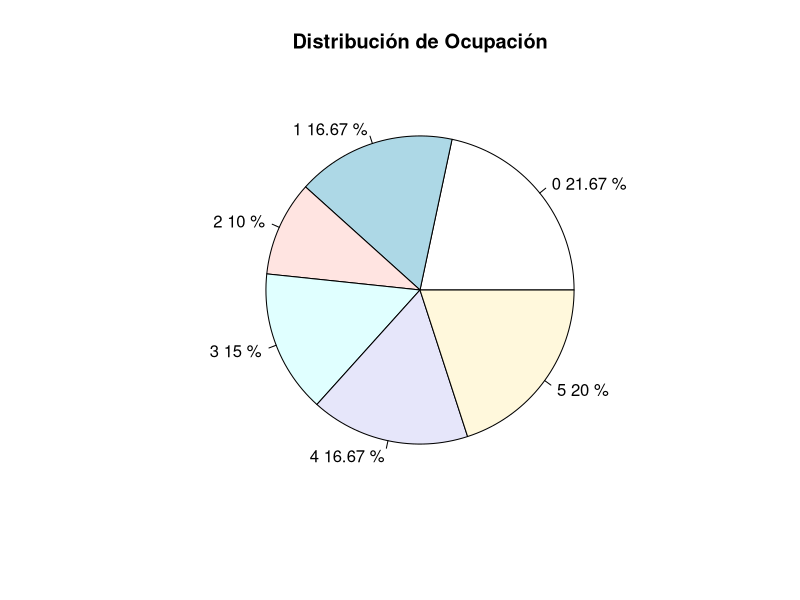
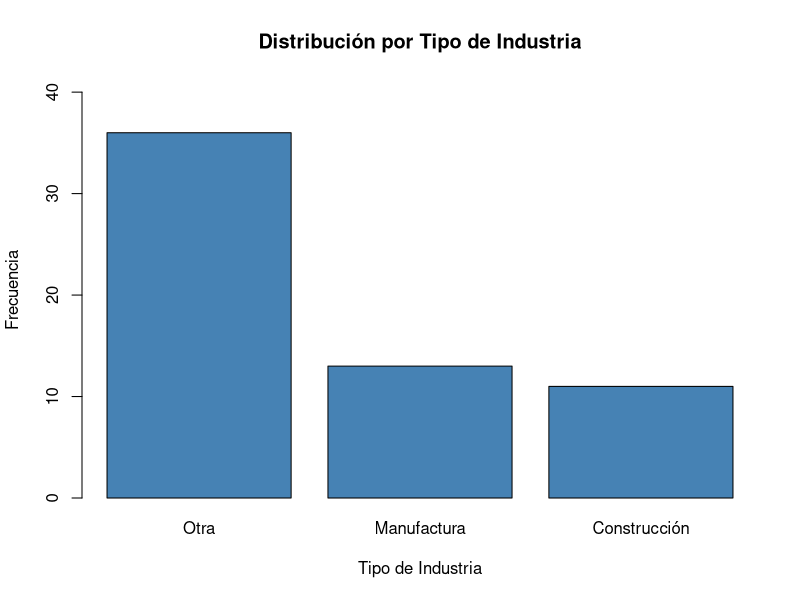
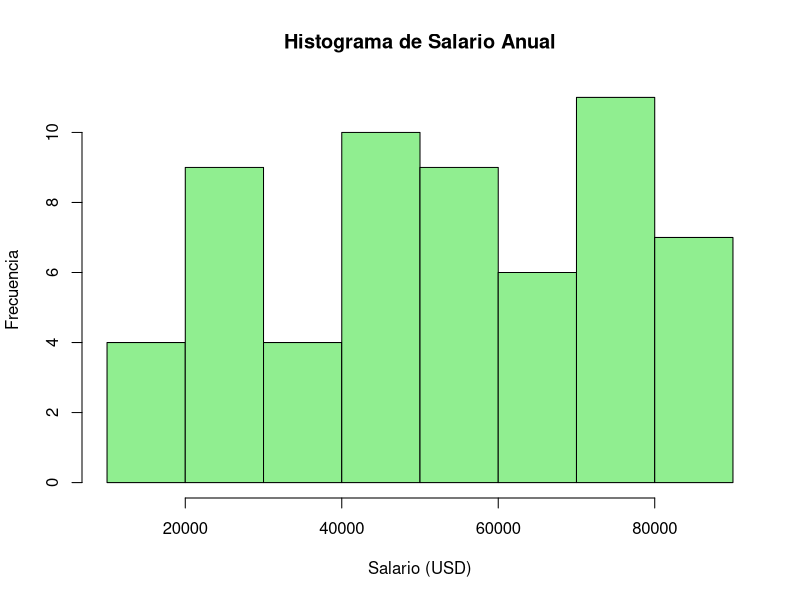

Here is the R script that generated these plots, in order:
# Simulación de base de datos con 60 clientes
set.seed(42)

salario <- c(19388, 49898, 28219, 83601, 29736, 50235, 45976, sample(18000:85000, 53, replace = TRUE))
industria <- c(1, 2, 0, 0, 0, 1, 0, sample(c(0,1,2), 53, replace = TRUE, prob = c(0.5,0.3,0.2)))
ocupacion <- c(0, 0, 3, 5, 4, 1, 2, sample(0:5, 53, replace = TRUE))

datos <- data.frame(Salario = salario, Industria = industria, Ocupacion = ocupacion)

# Ver los primeros registros
head(datos)

# Punto 3: Tabla de frecuencias y gráfico circular para Ocupación

# Crear la tabla de frecuencias para la variable Ocupacion (con mayúscula)
tabla_ocupacion <- table(datos$Ocupacion)
print(tabla_ocupacion)

# Calcular los porcentajes para cada categoría
porcentajes <- round(prop.table(tabla_ocupacion) * 100, 2)
print(porcentajes)

# Graficar el diagrama circular (pastel)
pie(tabla_ocupacion,
    labels = paste(names(tabla_ocupacion), porcentajes, "%"),
    main = "Distribución de Ocupación")
    
# Punto 4: Tabla de frecuencias y gráfico de barras para Industria
# Crear la tabla de frecuencias para la variable Industria
tabla_industria <- table(datos$Industria)
print(tabla_industria)

# Calcular los porcentajes
porcentaje_industria <- round(prop.table(tabla_industria) * 100, 2)
print(porcentaje_industria)

# Etiquetas con nombre completo para las barras
nombres_industria <- c("Otra", "Manufactura", "Construcción")
names(tabla_industria) <- nombres_industria

# Diagrama de barras
barplot(tabla_industria,
        col = "steelblue",
        main = "Distribución por Tipo de Industria",
        xlab = "Tipo de Industria",
        ylab = "Frecuencia",
        ylim = c(0, max(tabla_industria) + 5))

# Punto 5: Tabla de frecuencias y histograma para la variable cuantitativa SALARIO

# Crear intervalos de clases para los salarios (8 clases por defecto)
tabla_salario <- cut(datos$Salario, breaks = 8)
tabla_frecuencia_salario <- table(tabla_salario)
print(tabla_frecuencia_salario)

# Calcular porcentajes por intervalo
porcentaje_salario <- round(prop.table(tabla_frecuencia_salario) * 100, 2)
print(porcentaje_salario)

# Histograma
hist(datos$Salario,
     breaks = 8,
     col = "lightgreen",
     main = "Histograma de Salario Anual",
     xlab = "Salario (USD)",
     ylab = "Frecuencia")

